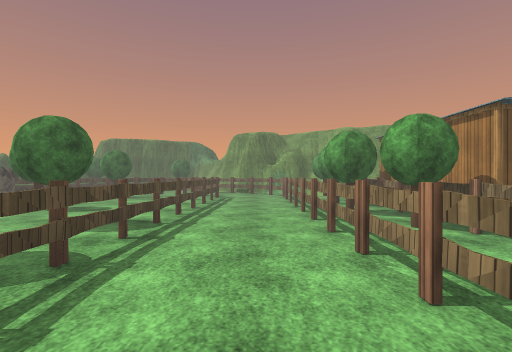
view 1 (above)

24 first-person views from a walk through a scene from a Unity 3-D project. The camera is 1.3 m above the floor, looks level and sees 85° across. Doors are open. The floor is counted in squares, 2 m on a side. Each view is taken from the middle of a square. On the plan, view 1 faces up. The plan holds only what a view shows up to about 9 squares ahead; the rest is blank. The place goes on beyond the plan. Some trees and plants on the terrain are drawn as simple stand-ins. The player is left out. Some animated figures are not drawn. Some surface patterns are stand-ins.

view 2
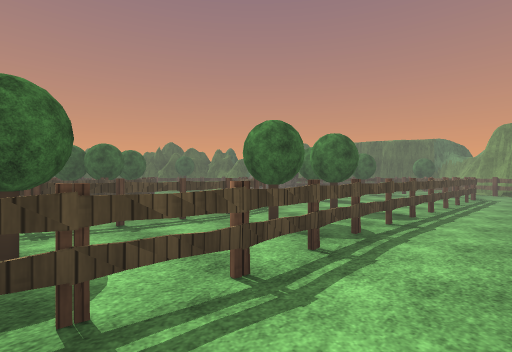

view 3
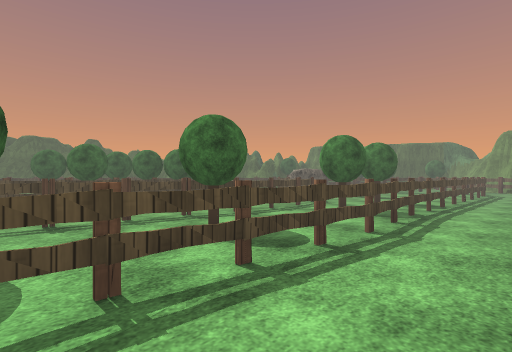

view 4
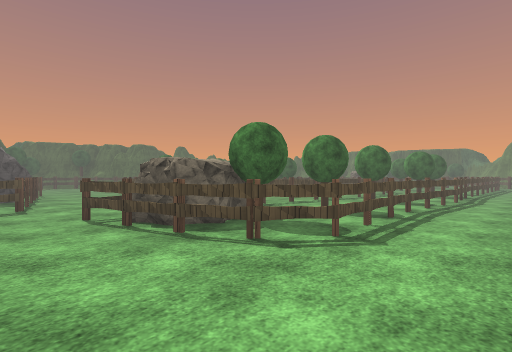

view 5
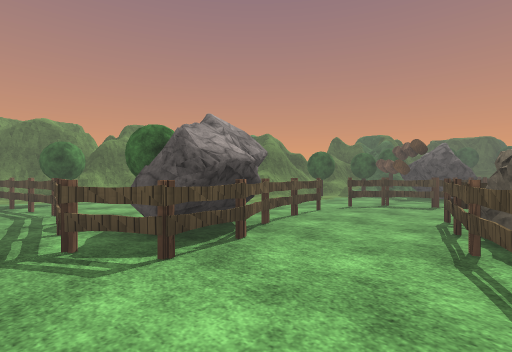

view 6
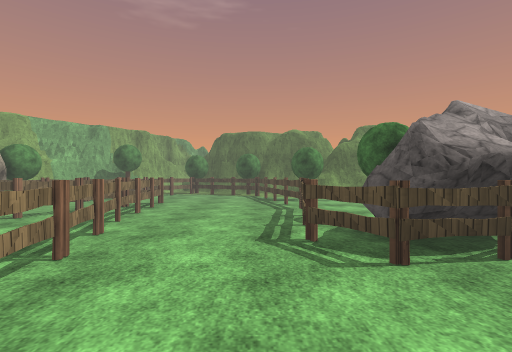

view 7
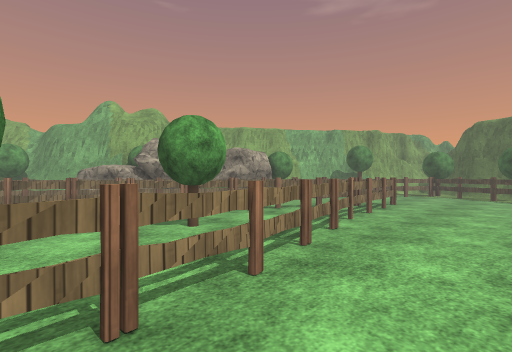

view 8
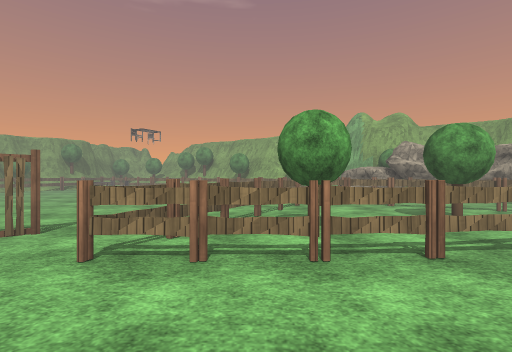

view 9
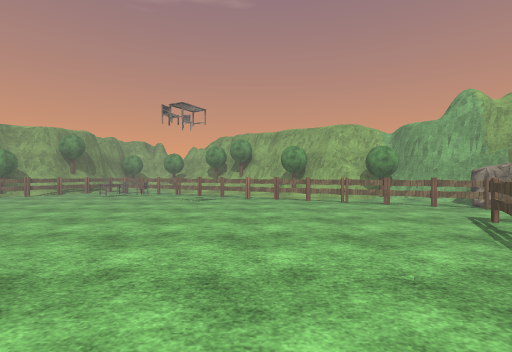

view 10
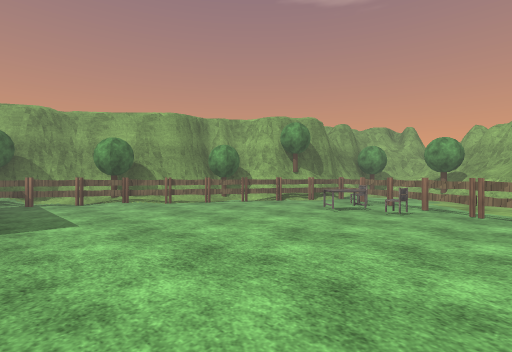

view 11
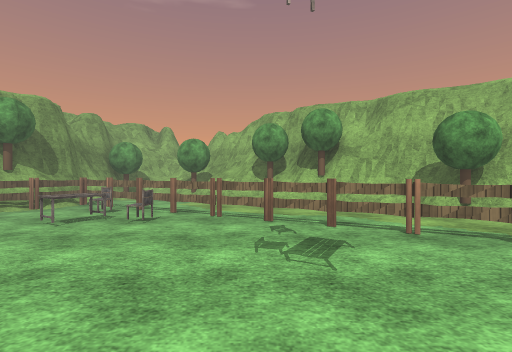

view 12
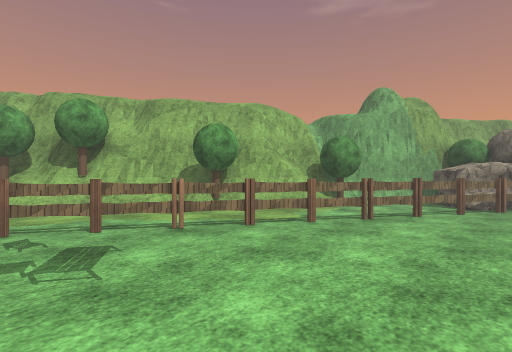

view 13
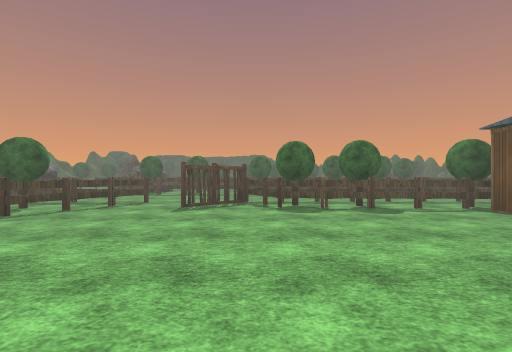

view 14
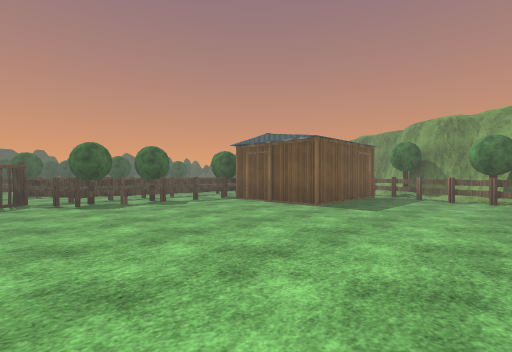

view 15
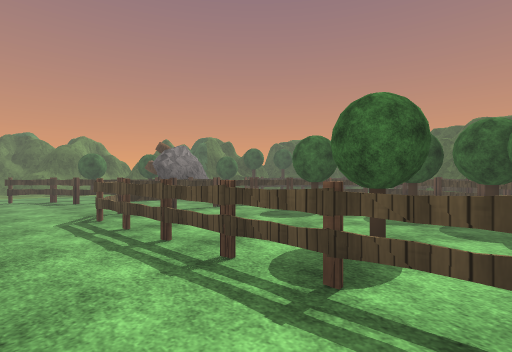

view 16
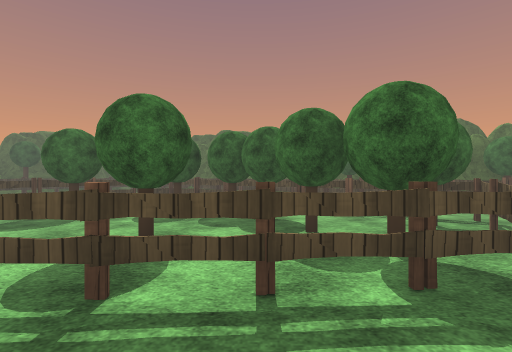

view 17
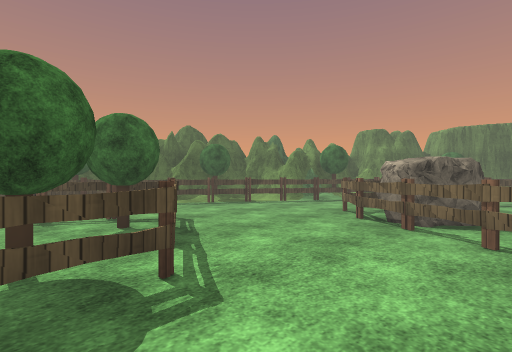

view 18
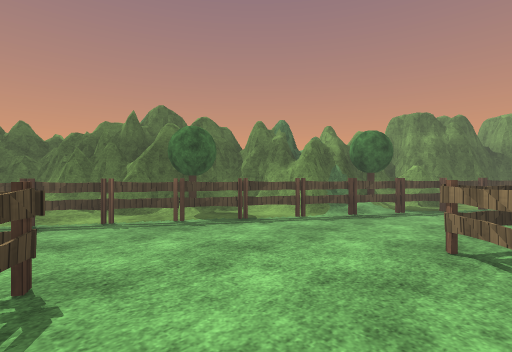

view 19
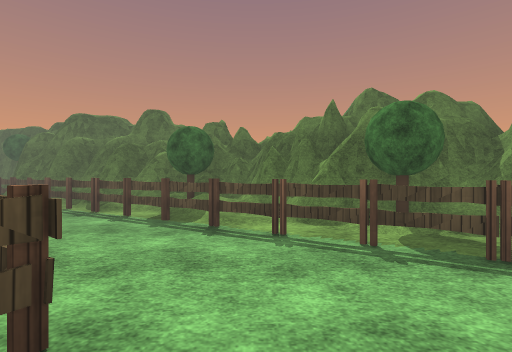

view 20
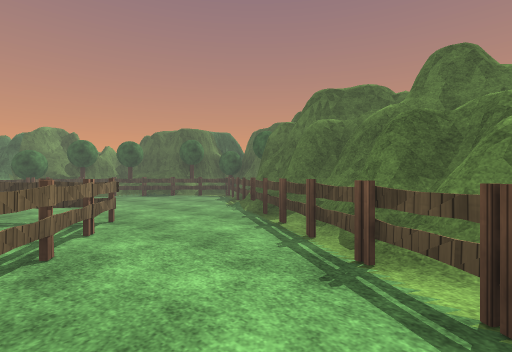

view 21
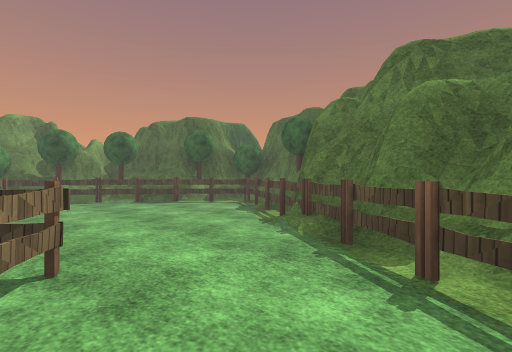

view 22
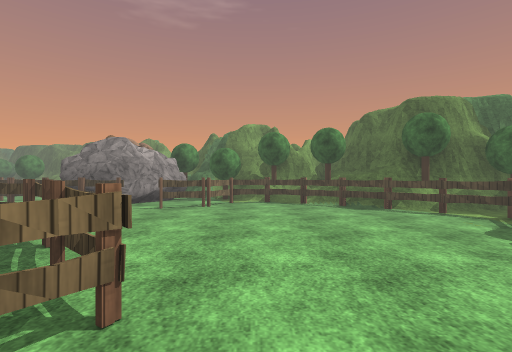

view 23
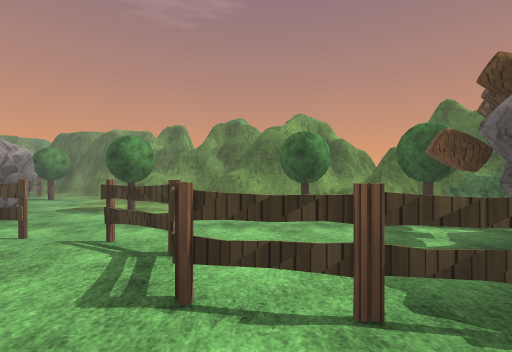

view 24
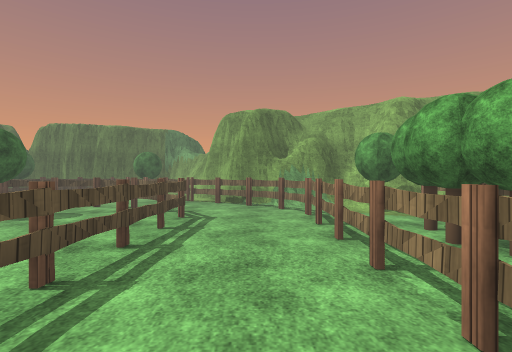

### Floor plan
Key: @ floor where view 1 was taken; # wall or solid block; . main floor; : floor 0.25 m higher than the main floor; D open door; = window, fence, low wall or low ledge; T tree; F fence; R rock; H house; B barrel; A table; C chair; O other object.
Columns run from 18 left of view 1 to 15 right of it. Each row starts with its distance up from view 1.
 13           ###O T#
 12           #TO  O###
 11         ###    .OF###
 10         ##F .FFF..F####
  9         #TF OTT.F..FTO#
  8       ###F..OTT..F.FTO  ##
  7       ##F.. R....F.FTO  ####
  6       #TF..FRTT..F.FTF  HFF####
  5      ##F...FFTT..F.FTO  ..TFFT#
  4     ##:F.....FOTTF.FTF  .....FFT#
  3     #TF..FF...OTTF.FF.##....D..F#T
  2     #FF.FTTF...TTF.FF.......DA.F.T
  1    ##F..FTTF..F..F.FF........CF.TT
  0    #F..FTTTF..FT.F@OF.........F.##
 -1   ##F.FTT.TTF.FT.F.OF........F.=#
 -2  ##F..FTT...F.F.F..FF........F.T#
 -3 ##F....FTT..F.FTF...........F.###
 -4 #TF....FF...F..TF..FF.......FT##
 -5 #O.......FFF..RTF..FTFF....F.##
 -6 TTF..........FRFF..FTT.OF...##
 -7 ###F..FFFOFF..F....F...FF.F.T#
 -8   #TFFTRRR..F...FF.F.TTF.FR###
 -9   ###TTROB....FFRF..F.F..OT#
-10    ####T.......RTO..F.F.OR
-11       ###TT..T...O..FF..OR
-12         #####....F..FF.O
-13            ###=..T.....OT
-14              ##=.FO...O #
-15               ###.F..FO #
-16                 ##TFFF
-17                    #T

Positions as (right, up) in squares from view 1, and headings:
1: (0, 0), facing up
2: (0, -1), facing up-left
3: (0, -3), facing up-left
4: (0, -8), facing up-left
5: (0, -6), facing down-left
6: (0, -6), facing down
7: (0, -6), facing down-right
8: (-1, -5), facing right
9: (2, -3), facing right
10: (6, -1), facing up-right
11: (7, -1), facing right
12: (7, -1), facing down-right
13: (8, -1), facing left
14: (9, -2), facing up-left
15: (-5, 0), facing down-left
16: (-5, 0), facing left
17: (-5, 1), facing up-left
18: (-7, 3), facing up-left
19: (-8, 4), facing left
20: (-11, 2), facing down-left
21: (-12, 0), facing down-left
22: (-13, -1), facing down
23: (-7, -6), facing down
24: (0, 4), facing up
